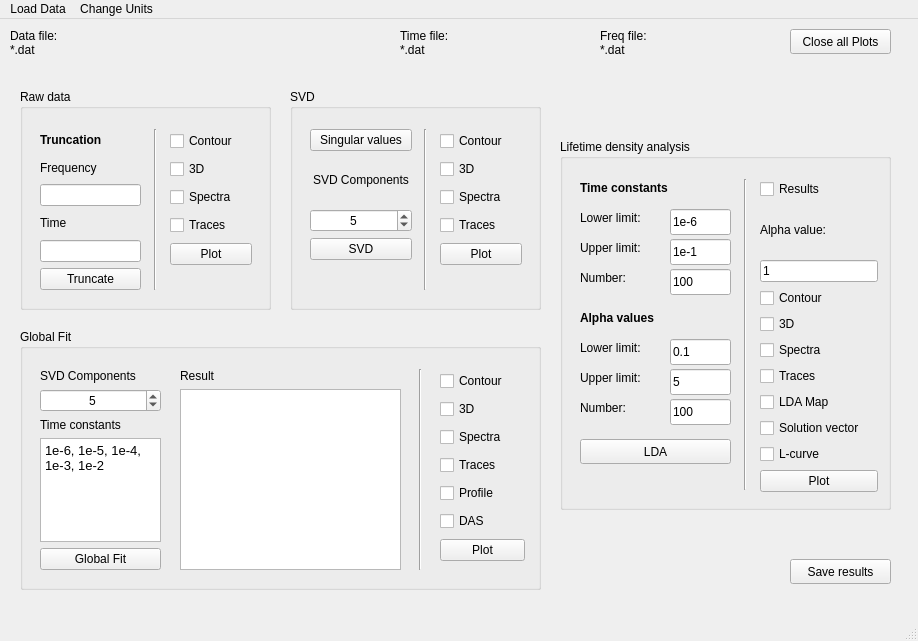
<?xml version="1.0" encoding="UTF-8"?>
<ui version="4.0">
 <author>David Ehrenberg</author>
 <class>MainWindow</class>
 <widget class="QMainWindow" name="MainWindow">
  <property name="geometry">
   <rect>
    <x>0</x>
    <y>0</y>
    <width>918</width>
    <height>641</height>
   </rect>
  </property>
  <property name="windowTitle">
   <string>trtoolbox</string>
  </property>
  <widget class="QWidget" name="centralwidget">
   <widget class="QGroupBox" name="groupBox">
    <property name="geometry">
     <rect>
      <x>290</x>
      <y>70</y>
      <width>251</width>
      <height>221</height>
     </rect>
    </property>
    <property name="font">
     <font>
      <weight>50</weight>
      <bold>false</bold>
     </font>
    </property>
    <property name="title">
     <string>SVD</string>
    </property>
    <widget class="QWidget" name="verticalLayoutWidget_2">
     <property name="geometry">
      <rect>
       <x>20</x>
       <y>40</y>
       <width>102</width>
       <height>131</height>
      </rect>
     </property>
     <layout class="QVBoxLayout" name="verticalLayout_2">
      <item>
       <widget class="QPushButton" name="pb_singular">
        <property name="text">
         <string>Singular values</string>
        </property>
       </widget>
      </item>
      <item>
       <widget class="QLabel" name="label">
        <property name="text">
         <string>SVD Components</string>
        </property>
        <property name="alignment">
         <set>Qt::AlignCenter</set>
        </property>
        <property name="wordWrap">
         <bool>true</bool>
        </property>
       </widget>
      </item>
      <item>
       <widget class="QSpinBox" name="sb_svd_svd">
        <property name="alignment">
         <set>Qt::AlignCenter</set>
        </property>
        <property name="value">
         <number>5</number>
        </property>
        <property name="displayIntegerBase">
         <number>10</number>
        </property>
       </widget>
      </item>
      <item>
       <widget class="QPushButton" name="pb_dosvd">
        <property name="text">
         <string>SVD</string>
        </property>
       </widget>
      </item>
     </layout>
    </widget>
    <widget class="QWidget" name="verticalLayoutWidget_3">
     <property name="geometry">
      <rect>
       <x>150</x>
       <y>40</y>
       <width>82</width>
       <height>143</height>
      </rect>
     </property>
     <layout class="QVBoxLayout" name="verticalLayout_3">
      <item>
       <widget class="QCheckBox" name="cb_svd_contour">
        <property name="text">
         <string>Contour</string>
        </property>
       </widget>
      </item>
      <item>
       <widget class="QCheckBox" name="cb_svd_3d">
        <property name="text">
         <string>3D</string>
        </property>
       </widget>
      </item>
      <item>
       <widget class="QCheckBox" name="cb_svd_spectra">
        <property name="text">
         <string>Spectra</string>
        </property>
       </widget>
      </item>
      <item>
       <widget class="QCheckBox" name="cb_svd_traces">
        <property name="text">
         <string>Traces</string>
        </property>
       </widget>
      </item>
      <item>
       <widget class="QPushButton" name="pb_svd_plot">
        <property name="text">
         <string>Plot</string>
        </property>
       </widget>
      </item>
     </layout>
    </widget>
    <widget class="Line" name="line">
     <property name="geometry">
      <rect>
       <x>120</x>
       <y>40</y>
       <width>31</width>
       <height>161</height>
      </rect>
     </property>
     <property name="orientation">
      <enum>Qt::Vertical</enum>
     </property>
    </widget>
    <zorder>line</zorder>
    <zorder>verticalLayoutWidget_2</zorder>
    <zorder>verticalLayoutWidget_3</zorder>
   </widget>
   <widget class="QGroupBox" name="groupBox_2">
    <property name="geometry">
     <rect>
      <x>20</x>
      <y>70</y>
      <width>251</width>
      <height>221</height>
     </rect>
    </property>
    <property name="font">
     <font>
      <weight>50</weight>
      <bold>false</bold>
     </font>
    </property>
    <property name="title">
     <string>Raw data</string>
    </property>
    <widget class="QWidget" name="verticalLayoutWidget">
     <property name="geometry">
      <rect>
       <x>150</x>
       <y>40</y>
       <width>82</width>
       <height>143</height>
      </rect>
     </property>
     <layout class="QVBoxLayout" name="verticalLayout">
      <item>
       <widget class="QCheckBox" name="cb_data_contour">
        <property name="text">
         <string>Contour</string>
        </property>
       </widget>
      </item>
      <item>
       <widget class="QCheckBox" name="cb_data_3d">
        <property name="text">
         <string>3D</string>
        </property>
       </widget>
      </item>
      <item>
       <widget class="QCheckBox" name="cb_data_spectra">
        <property name="text">
         <string>Spectra</string>
        </property>
       </widget>
      </item>
      <item>
       <widget class="QCheckBox" name="cb_data_traces">
        <property name="text">
         <string>Traces</string>
        </property>
       </widget>
      </item>
      <item>
       <widget class="QPushButton" name="pb_data_plot">
        <property name="text">
         <string>Plot</string>
        </property>
       </widget>
      </item>
     </layout>
    </widget>
    <widget class="QWidget" name="verticalLayoutWidget_8">
     <property name="geometry">
      <rect>
       <x>20</x>
       <y>40</y>
       <width>101</width>
       <height>161</height>
      </rect>
     </property>
     <layout class="QVBoxLayout" name="verticalLayout_9">
      <item>
       <widget class="QLabel" name="label_14">
        <property name="font">
         <font>
          <weight>75</weight>
          <bold>true</bold>
         </font>
        </property>
        <property name="text">
         <string>Truncation</string>
        </property>
       </widget>
      </item>
      <item>
       <widget class="QLabel" name="label_15">
        <property name="text">
         <string>Frequency</string>
        </property>
       </widget>
      </item>
      <item>
       <widget class="QLineEdit" name="txt_trunc_freq">
        <property name="text">
         <string/>
        </property>
       </widget>
      </item>
      <item>
       <widget class="QLabel" name="label_16">
        <property name="text">
         <string>Time</string>
        </property>
       </widget>
      </item>
      <item>
       <widget class="QLineEdit" name="txt_trunc_time">
        <property name="text">
         <string/>
        </property>
       </widget>
      </item>
      <item>
       <widget class="QPushButton" name="pb_truncate">
        <property name="text">
         <string>Truncate</string>
        </property>
       </widget>
      </item>
     </layout>
    </widget>
    <widget class="Line" name="line_3">
     <property name="geometry">
      <rect>
       <x>120</x>
       <y>40</y>
       <width>31</width>
       <height>161</height>
      </rect>
     </property>
     <property name="orientation">
      <enum>Qt::Vertical</enum>
     </property>
    </widget>
    <zorder>line_3</zorder>
    <zorder>verticalLayoutWidget</zorder>
    <zorder>verticalLayoutWidget_8</zorder>
   </widget>
   <widget class="QWidget" name="verticalLayoutWidget_4">
    <property name="geometry">
     <rect>
      <x>40</x>
      <y>350</y>
      <width>121</width>
      <height>201</height>
     </rect>
    </property>
    <layout class="QVBoxLayout" name="verticalLayout_4">
     <item>
      <widget class="QLabel" name="label_3">
       <property name="text">
        <string>SVD Components</string>
       </property>
      </widget>
     </item>
     <item>
      <widget class="QSpinBox" name="sb_gf_svd">
       <property name="alignment">
        <set>Qt::AlignCenter</set>
       </property>
       <property name="value">
        <number>5</number>
       </property>
       <property name="displayIntegerBase">
        <number>10</number>
       </property>
      </widget>
     </item>
     <item>
      <widget class="QLabel" name="label_2">
       <property name="text">
        <string>Time constants</string>
       </property>
      </widget>
     </item>
     <item>
      <widget class="QTextEdit" name="txt_gf_tcs">
       <property name="html">
        <string>&lt;!DOCTYPE HTML PUBLIC &quot;-//W3C//DTD HTML 4.0//EN&quot; &quot;http://www.w3.org/TR/REC-html40/strict.dtd&quot;&gt;
&lt;html&gt;&lt;head&gt;&lt;meta name=&quot;qrichtext&quot; content=&quot;1&quot; /&gt;&lt;style type=&quot;text/css&quot;&gt;
p, li { white-space: pre-wrap; }
&lt;/style&gt;&lt;/head&gt;&lt;body style=&quot; font-family:'Noto Sans'; font-size:10pt; font-weight:400; font-style:normal;&quot;&gt;
&lt;p style=&quot; margin-top:0px; margin-bottom:0px; margin-left:0px; margin-right:0px; -qt-block-indent:0; text-indent:0px;&quot;&gt;1e-6, 1e-5, 1e-4, 1e-3, 1e-2&lt;/p&gt;&lt;/body&gt;&lt;/html&gt;</string>
       </property>
      </widget>
     </item>
     <item>
      <widget class="QPushButton" name="pb_dogf">
       <property name="text">
        <string>Global Fit</string>
       </property>
      </widget>
     </item>
    </layout>
   </widget>
   <widget class="QWidget" name="verticalLayoutWidget_5">
    <property name="geometry">
     <rect>
      <x>180</x>
      <y>350</y>
      <width>221</width>
      <height>201</height>
     </rect>
    </property>
    <layout class="QVBoxLayout" name="verticalLayout_5">
     <item>
      <widget class="QLabel" name="label_4">
       <property name="text">
        <string>Result</string>
       </property>
      </widget>
     </item>
     <item>
      <widget class="QTextEdit" name="txt_gf_results"/>
     </item>
    </layout>
   </widget>
   <widget class="QGroupBox" name="groupBox_3">
    <property name="geometry">
     <rect>
      <x>20</x>
      <y>310</y>
      <width>521</width>
      <height>261</height>
     </rect>
    </property>
    <property name="title">
     <string>Global Fit</string>
    </property>
    <widget class="QWidget" name="verticalLayoutWidget_6">
     <property name="geometry">
      <rect>
       <x>420</x>
       <y>40</y>
       <width>85</width>
       <height>201</height>
      </rect>
     </property>
     <layout class="QVBoxLayout" name="verticalLayout_6">
      <item>
       <widget class="QCheckBox" name="cb_gf_contour">
        <property name="text">
         <string>Contour</string>
        </property>
       </widget>
      </item>
      <item>
       <widget class="QCheckBox" name="cb_gf_3d">
        <property name="text">
         <string>3D</string>
        </property>
       </widget>
      </item>
      <item>
       <widget class="QCheckBox" name="cb_gf_spectra">
        <property name="text">
         <string>Spectra</string>
        </property>
       </widget>
      </item>
      <item>
       <widget class="QCheckBox" name="cb_gf_traces">
        <property name="text">
         <string>Traces</string>
        </property>
       </widget>
      </item>
      <item>
       <widget class="QCheckBox" name="cb_gf_profile">
        <property name="text">
         <string>Profile</string>
        </property>
       </widget>
      </item>
      <item>
       <widget class="QCheckBox" name="cb_gf_das">
        <property name="text">
         <string>DAS</string>
        </property>
       </widget>
      </item>
      <item>
       <widget class="QPushButton" name="pb_gf_plot">
        <property name="text">
         <string>Plot</string>
        </property>
       </widget>
      </item>
     </layout>
    </widget>
    <widget class="Line" name="line_2">
     <property name="geometry">
      <rect>
       <x>380</x>
       <y>40</y>
       <width>41</width>
       <height>201</height>
      </rect>
     </property>
     <property name="orientation">
      <enum>Qt::Vertical</enum>
     </property>
    </widget>
    <zorder>line_2</zorder>
    <zorder>verticalLayoutWidget_6</zorder>
   </widget>
   <widget class="QWidget" name="verticalLayoutWidget_7">
    <property name="geometry">
     <rect>
      <x>760</x>
      <y>160</y>
      <width>118</width>
      <height>313</height>
     </rect>
    </property>
    <layout class="QVBoxLayout" name="verticalLayout_7">
     <item>
      <widget class="QCheckBox" name="cb_lda_results">
       <property name="text">
        <string>Results</string>
       </property>
      </widget>
     </item>
     <item>
      <widget class="QLabel" name="label_13">
       <property name="text">
        <string>Alpha value:</string>
       </property>
      </widget>
     </item>
     <item>
      <widget class="QLineEdit" name="txt_lda_plot_alpha">
       <property name="text">
        <string>1</string>
       </property>
      </widget>
     </item>
     <item>
      <widget class="QCheckBox" name="cb_lda_contour">
       <property name="text">
        <string>Contour</string>
       </property>
      </widget>
     </item>
     <item>
      <widget class="QCheckBox" name="cb_lda_3d">
       <property name="text">
        <string>3D</string>
       </property>
      </widget>
     </item>
     <item>
      <widget class="QCheckBox" name="cb_lda_spectra">
       <property name="text">
        <string>Spectra</string>
       </property>
      </widget>
     </item>
     <item>
      <widget class="QCheckBox" name="cb_lda_traces">
       <property name="text">
        <string>Traces</string>
       </property>
      </widget>
     </item>
     <item>
      <widget class="QCheckBox" name="cb_lda_map">
       <property name="text">
        <string>LDA Map</string>
       </property>
      </widget>
     </item>
     <item>
      <widget class="QCheckBox" name="cb_lda_solution">
       <property name="text">
        <string>Solution vector</string>
       </property>
      </widget>
     </item>
     <item>
      <widget class="QCheckBox" name="cb_lda_lcruve">
       <property name="text">
        <string>L-curve</string>
       </property>
      </widget>
     </item>
     <item>
      <widget class="QPushButton" name="pb_lda_plot">
       <property name="text">
        <string>Plot</string>
       </property>
      </widget>
     </item>
    </layout>
   </widget>
   <widget class="QGroupBox" name="groupBox_4">
    <property name="geometry">
     <rect>
      <x>560</x>
      <y>120</y>
      <width>331</width>
      <height>371</height>
     </rect>
    </property>
    <property name="font">
     <font>
      <weight>50</weight>
      <bold>false</bold>
     </font>
    </property>
    <property name="title">
     <string>Lifetime density analysis</string>
    </property>
    <widget class="QLabel" name="label_9">
     <property name="geometry">
      <rect>
       <x>20</x>
       <y>260</y>
       <width>91</width>
       <height>18</height>
      </rect>
     </property>
     <property name="text">
      <string>Number:</string>
     </property>
    </widget>
    <widget class="QLabel" name="label_8">
     <property name="geometry">
      <rect>
       <x>20</x>
       <y>130</y>
       <width>91</width>
       <height>18</height>
      </rect>
     </property>
     <property name="text">
      <string>Number:</string>
     </property>
    </widget>
    <widget class="QLineEdit" name="txt_lda_tc_number">
     <property name="geometry">
      <rect>
       <x>110</x>
       <y>130</y>
       <width>61</width>
       <height>26</height>
      </rect>
     </property>
     <property name="text">
      <string>100</string>
     </property>
    </widget>
    <widget class="QLineEdit" name="txt_lda_alpha_bottom">
     <property name="geometry">
      <rect>
       <x>110</x>
       <y>200</y>
       <width>61</width>
       <height>26</height>
      </rect>
     </property>
     <property name="text">
      <string>0.1</string>
     </property>
    </widget>
    <widget class="QLabel" name="label_12">
     <property name="geometry">
      <rect>
       <x>20</x>
       <y>230</y>
       <width>91</width>
       <height>18</height>
      </rect>
     </property>
     <property name="text">
      <string>Upper limit:</string>
     </property>
    </widget>
    <widget class="QLineEdit" name="txt_lda_alpha_upper">
     <property name="geometry">
      <rect>
       <x>110</x>
       <y>230</y>
       <width>61</width>
       <height>26</height>
      </rect>
     </property>
     <property name="text">
      <string>5</string>
     </property>
    </widget>
    <widget class="QLabel" name="label_10">
     <property name="geometry">
      <rect>
       <x>20</x>
       <y>200</y>
       <width>91</width>
       <height>18</height>
      </rect>
     </property>
     <property name="text">
      <string>Lower limit:</string>
     </property>
    </widget>
    <widget class="QLabel" name="label_6">
     <property name="geometry">
      <rect>
       <x>20</x>
       <y>70</y>
       <width>91</width>
       <height>18</height>
      </rect>
     </property>
     <property name="text">
      <string>Lower limit:</string>
     </property>
    </widget>
    <widget class="QPushButton" name="pb_lda_dolda">
     <property name="geometry">
      <rect>
       <x>20</x>
       <y>300</y>
       <width>151</width>
       <height>25</height>
      </rect>
     </property>
     <property name="text">
      <string>LDA</string>
     </property>
    </widget>
    <widget class="QLineEdit" name="txt_lda_alpha_number">
     <property name="geometry">
      <rect>
       <x>110</x>
       <y>260</y>
       <width>61</width>
       <height>26</height>
      </rect>
     </property>
     <property name="text">
      <string>100</string>
     </property>
    </widget>
    <widget class="QLabel" name="label_5">
     <property name="geometry">
      <rect>
       <x>20</x>
       <y>40</y>
       <width>101</width>
       <height>18</height>
      </rect>
     </property>
     <property name="font">
      <font>
       <weight>75</weight>
       <bold>true</bold>
      </font>
     </property>
     <property name="text">
      <string>Time constants</string>
     </property>
    </widget>
    <widget class="QLabel" name="label_11">
     <property name="geometry">
      <rect>
       <x>20</x>
       <y>170</y>
       <width>101</width>
       <height>18</height>
      </rect>
     </property>
     <property name="font">
      <font>
       <weight>75</weight>
       <bold>true</bold>
      </font>
     </property>
     <property name="text">
      <string>Alpha values</string>
     </property>
    </widget>
    <widget class="QLineEdit" name="txt_lda_tc_upper">
     <property name="geometry">
      <rect>
       <x>110</x>
       <y>100</y>
       <width>61</width>
       <height>26</height>
      </rect>
     </property>
     <property name="text">
      <string>1e-1</string>
     </property>
    </widget>
    <widget class="QLineEdit" name="txt_lda_tc_bottom">
     <property name="geometry">
      <rect>
       <x>110</x>
       <y>70</y>
       <width>61</width>
       <height>26</height>
      </rect>
     </property>
     <property name="text">
      <string>1e-6</string>
     </property>
    </widget>
    <widget class="QLabel" name="label_7">
     <property name="geometry">
      <rect>
       <x>20</x>
       <y>100</y>
       <width>91</width>
       <height>18</height>
      </rect>
     </property>
     <property name="text">
      <string>Upper limit:</string>
     </property>
    </widget>
    <widget class="Line" name="line_4">
     <property name="geometry">
      <rect>
       <x>170</x>
       <y>40</y>
       <width>31</width>
       <height>311</height>
      </rect>
     </property>
     <property name="orientation">
      <enum>Qt::Vertical</enum>
     </property>
    </widget>
    <zorder>line_4</zorder>
    <zorder>label_9</zorder>
    <zorder>label_8</zorder>
    <zorder>txt_lda_tc_number</zorder>
    <zorder>txt_lda_alpha_bottom</zorder>
    <zorder>label_12</zorder>
    <zorder>txt_lda_alpha_upper</zorder>
    <zorder>label_10</zorder>
    <zorder>label_6</zorder>
    <zorder>pb_lda_dolda</zorder>
    <zorder>txt_lda_alpha_number</zorder>
    <zorder>label_5</zorder>
    <zorder>label_11</zorder>
    <zorder>txt_lda_tc_upper</zorder>
    <zorder>txt_lda_tc_bottom</zorder>
    <zorder>label_7</zorder>
   </widget>
   <widget class="QPushButton" name="pb_plt_close">
    <property name="geometry">
     <rect>
      <x>790</x>
      <y>10</y>
      <width>101</width>
      <height>25</height>
     </rect>
    </property>
    <property name="text">
     <string>Close all Plots</string>
    </property>
   </widget>
   <widget class="QLabel" name="label_file_data">
    <property name="geometry">
     <rect>
      <x>10</x>
      <y>10</y>
      <width>361</width>
      <height>41</height>
     </rect>
    </property>
    <property name="text">
     <string>Data file:
*.dat</string>
    </property>
    <property name="alignment">
     <set>Qt::AlignLeading|Qt::AlignLeft|Qt::AlignTop</set>
    </property>
   </widget>
   <widget class="QLabel" name="label_file_time">
    <property name="geometry">
     <rect>
      <x>400</x>
      <y>10</y>
      <width>171</width>
      <height>41</height>
     </rect>
    </property>
    <property name="text">
     <string>Time file:
*.dat</string>
    </property>
    <property name="alignment">
     <set>Qt::AlignLeading|Qt::AlignLeft|Qt::AlignTop</set>
    </property>
   </widget>
   <widget class="QLabel" name="label_file_freq">
    <property name="geometry">
     <rect>
      <x>600</x>
      <y>10</y>
      <width>171</width>
      <height>41</height>
     </rect>
    </property>
    <property name="text">
     <string>Freq file:
*.dat</string>
    </property>
    <property name="alignment">
     <set>Qt::AlignLeading|Qt::AlignLeft|Qt::AlignTop</set>
    </property>
   </widget>
   <widget class="QPushButton" name="pb_save_results">
    <property name="geometry">
     <rect>
      <x>790</x>
      <y>540</y>
      <width>101</width>
      <height>25</height>
     </rect>
    </property>
    <property name="text">
     <string>Save results</string>
    </property>
   </widget>
   <zorder>groupBox_4</zorder>
   <zorder>groupBox_3</zorder>
   <zorder>groupBox</zorder>
   <zorder>groupBox_2</zorder>
   <zorder>verticalLayoutWidget_4</zorder>
   <zorder>verticalLayoutWidget_5</zorder>
   <zorder>verticalLayoutWidget_7</zorder>
   <zorder>pb_plt_close</zorder>
   <zorder>label_file_data</zorder>
   <zorder>label_file_time</zorder>
   <zorder>label_file_freq</zorder>
   <zorder>pb_save_results</zorder>
  </widget>
  <widget class="QMenuBar" name="menubar">
   <property name="geometry">
    <rect>
     <x>0</x>
     <y>0</y>
     <width>918</width>
     <height>23</height>
    </rect>
   </property>
   <widget class="QMenu" name="menuData">
    <property name="title">
     <string>Load Data</string>
    </property>
    <addaction name="actionLoad_all"/>
    <addaction name="separator"/>
    <addaction name="actionLoad_time"/>
    <addaction name="actionLoad_frequency"/>
    <addaction name="actionLoad_data"/>
    <addaction name="separator"/>
    <addaction name="actionLoad_test_data"/>
   </widget>
   <widget class="QMenu" name="menuChange_Units">
    <property name="title">
     <string>Change Units</string>
    </property>
    <addaction name="actionTime_change"/>
    <addaction name="actionFreq_change"/>
   </widget>
   <addaction name="menuData"/>
   <addaction name="menuChange_Units"/>
  </widget>
  <widget class="QStatusBar" name="statusbar"/>
  <action name="actionLoad_all">
   <property name="text">
    <string>Load all</string>
   </property>
  </action>
  <action name="actionLoad_time">
   <property name="text">
    <string>Load time</string>
   </property>
  </action>
  <action name="actionLoad_frequency">
   <property name="text">
    <string>Load frequency</string>
   </property>
  </action>
  <action name="actionLoad_data">
   <property name="text">
    <string>Load data</string>
   </property>
  </action>
  <action name="actionLoad_test_data">
   <property name="text">
    <string>Load test data</string>
   </property>
  </action>
  <action name="actionTime_change">
   <property name="text">
    <string>Time</string>
   </property>
  </action>
  <action name="actionFreq_change">
   <property name="text">
    <string>Frequency</string>
   </property>
  </action>
  <action name="actionFrequency_long">
   <property name="text">
    <string>Frequency long</string>
   </property>
  </action>
  <action name="actionFrequency_short">
   <property name="text">
    <string>Frequency short</string>
   </property>
  </action>
 </widget>
 <resources/>
 <connections/>
</ui>
